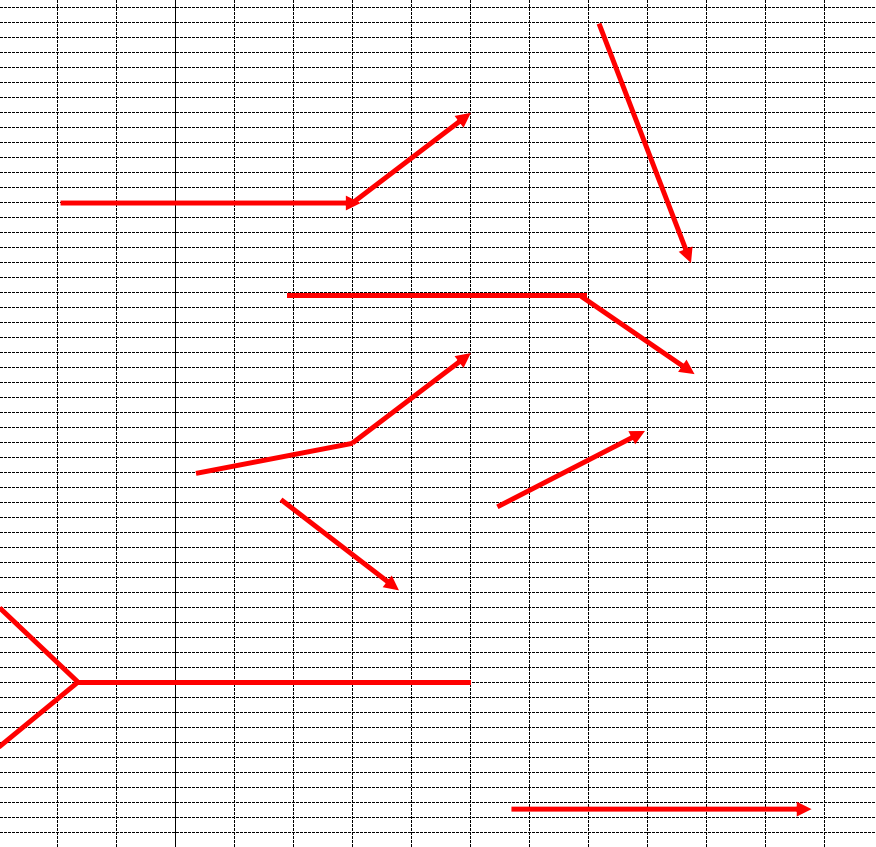
#> input picture 5.png, 876 x 847 px
$ python line.py
#> lines starting #> are read from the running program, lines starting #| are printed output that depends on the picture
import cv2
import numpy as np
from matplotlib import pyplot as plt

# 读取输入图片
new_image_path = '5.png'
img = cv2.imread(new_image_path)
#> img is the input picture: shape (847, 876, 3); mean B, G, R 235.1, 235.1, 239.7
# 将彩色图片灰度化
gray = cv2.cvtColor(img, cv2.COLOR_BGR2GRAY)
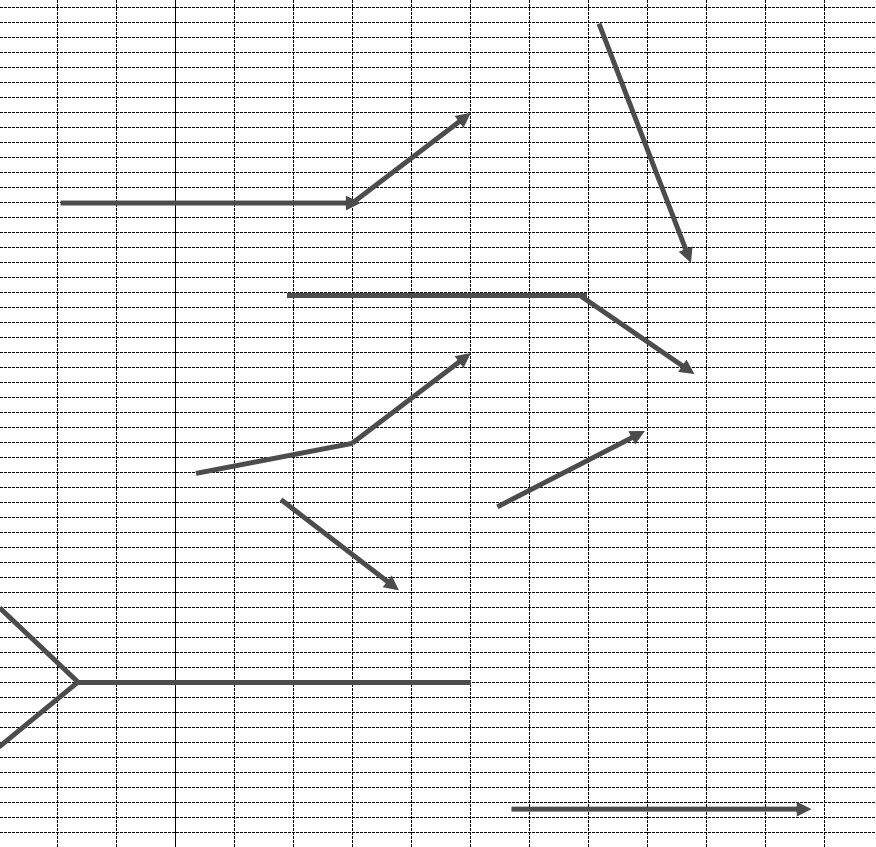
#> gray: shape (847, 876); min 0, max 255, mean 236.5
# 使用Canny边缘检测
edges = cv2.Canny(gray,50,200,apertureSize = 3)
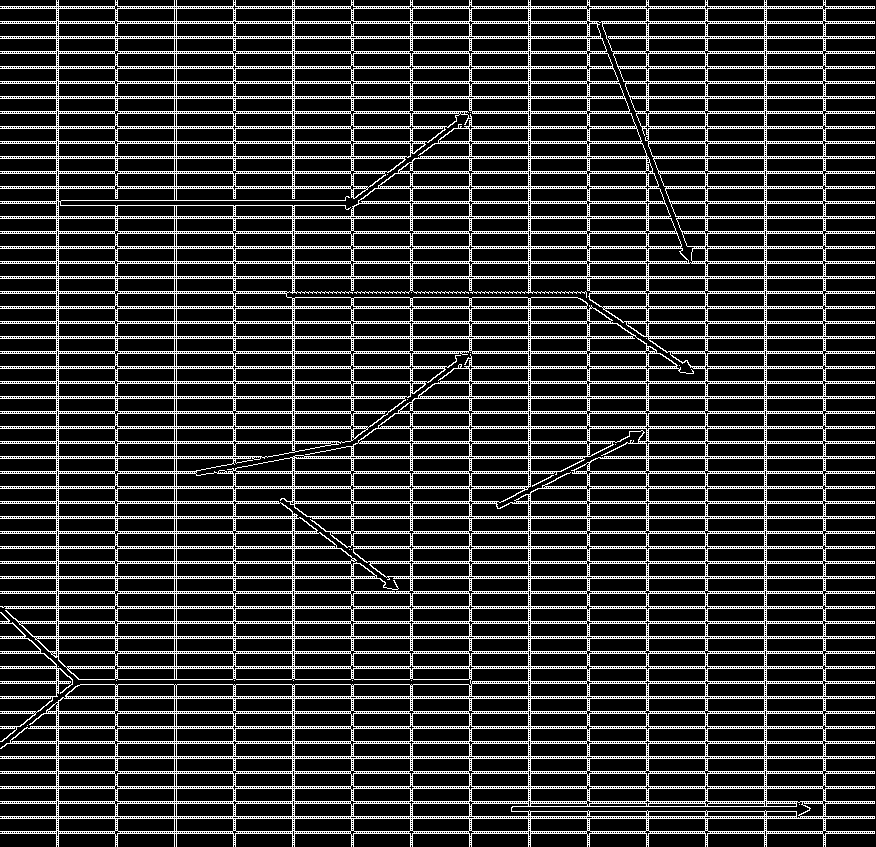
#> edges: shape (847, 876); 19.4% white in thin lines or dots
# 进行Hough_line直线检测
lines = cv2.HoughLinesP(edges,1,np.pi/180, 80, 30, 10)
#> lines = 2140 rows, first 6: [117, 68, 233, 68], [0, 323, 56, 323], [235, 441, 235, 428], [117, 173, 233, 173], [826, 411, 874, 411], [0, 81, 56, 81]

# 遍历每一条直线
for i in range(len(lines)):
	cv2.line(img,(lines[i, 0, 0],lines[i, 0, 1]), (lines[i, 0, 2],lines[i, 0, 3]), (0,255,0),2)
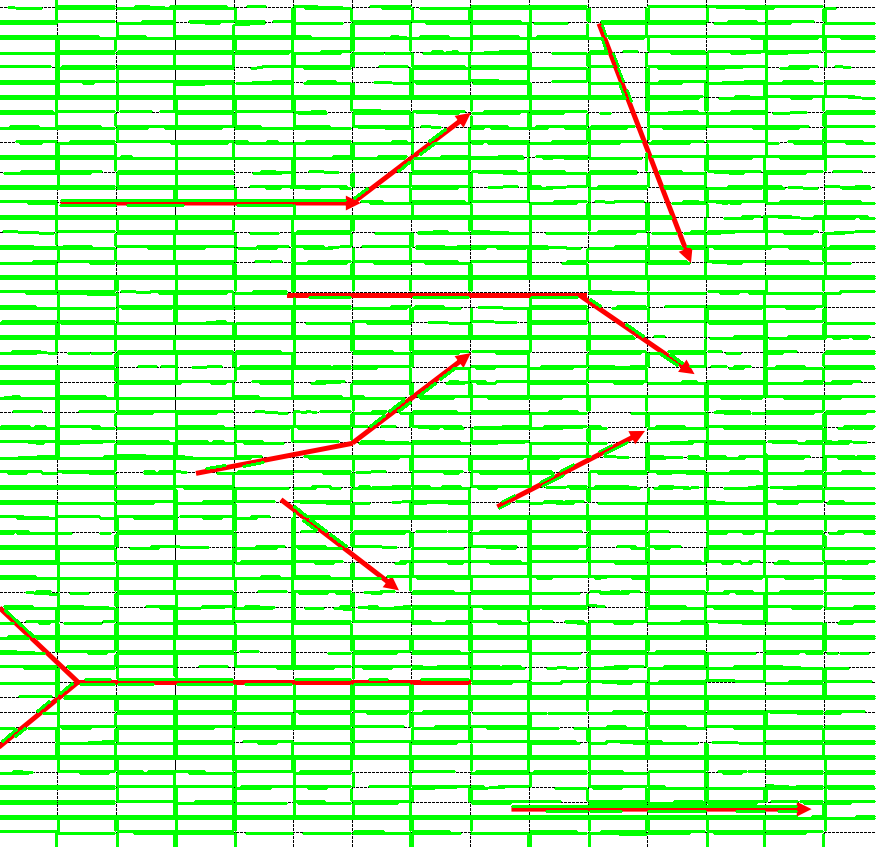
#> img: shape (847, 876, 3); mean B, G, R 175.1, 249.9, 178.5
# 保存结果
cv2.imwrite('result/detected_lines5.jpg', img)
cv2.imshow("result", img)
cv2.waitKey(0)

$ run again, with 2.png copied over 5.png
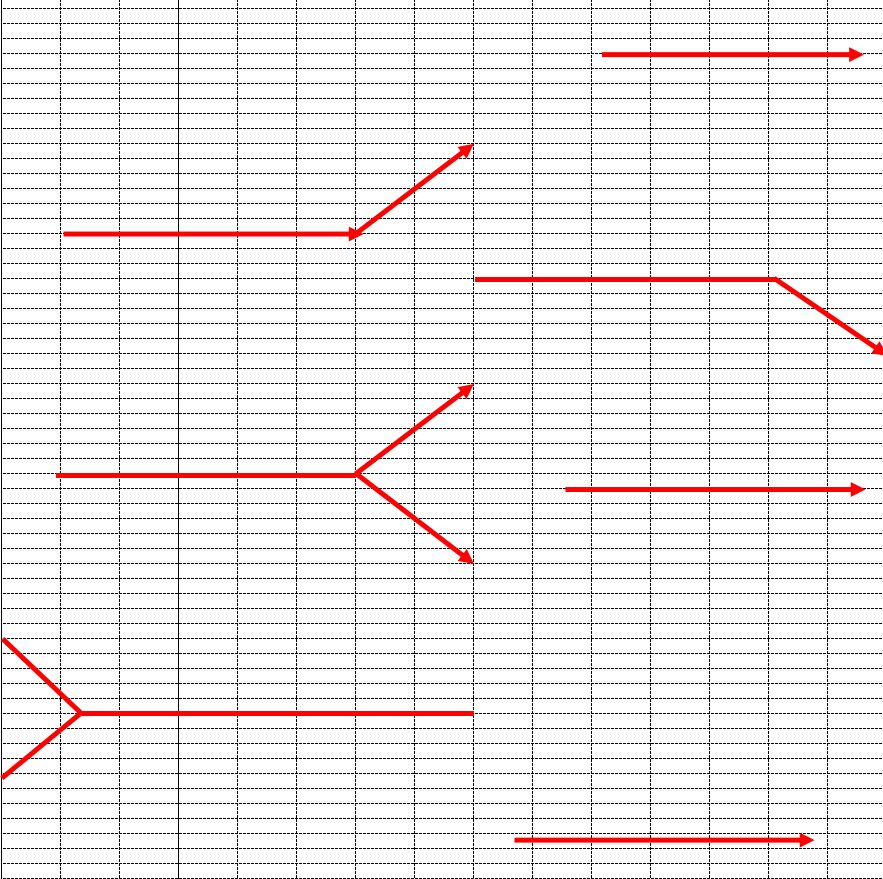
#> input picture 2.png, 883 x 879 px
#> img is the input picture: shape (879, 883, 3); mean B, G, R 234.7, 234.7, 239.5
#> `edges = cv2.Canny(gray,50,200,apertureSize = 3)`:
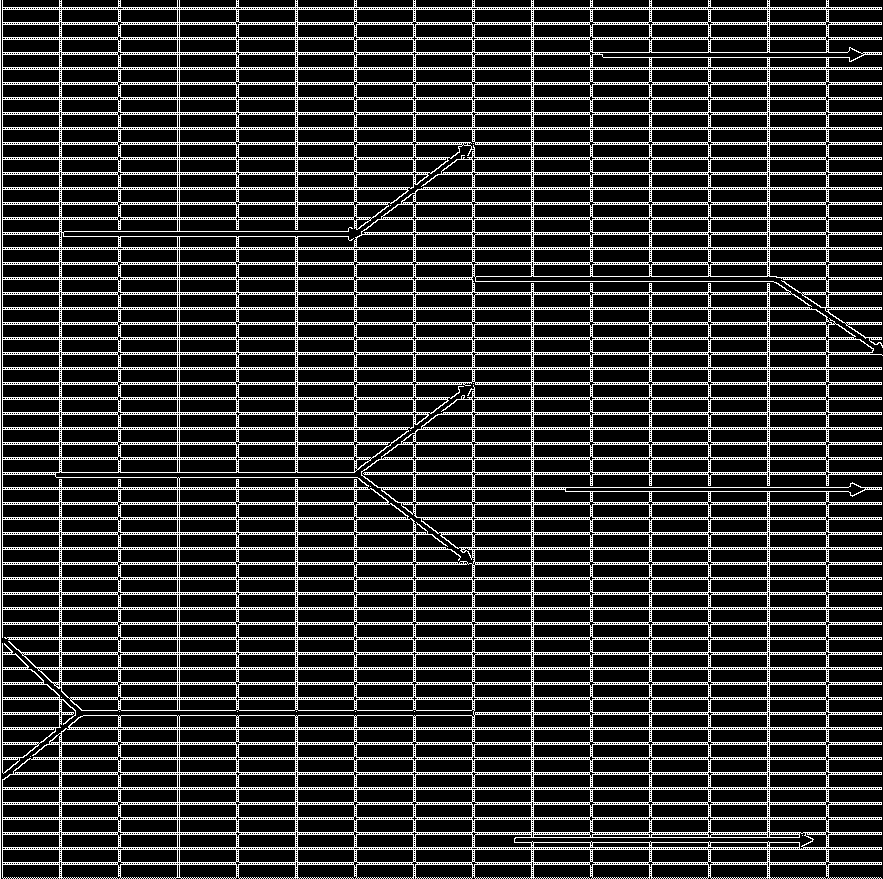
#> edges: shape (879, 883); 19.5% white in thin lines or dots
#> lines = 2083 rows, first 6: [121, 802, 235, 802], [297, 564, 353, 564], [67, 729, 881, 729], [769, 444, 825, 444], [2, 607, 881, 607], [2, 547, 445, 547]
#> after the loop `for i in range(len(lines)):`:
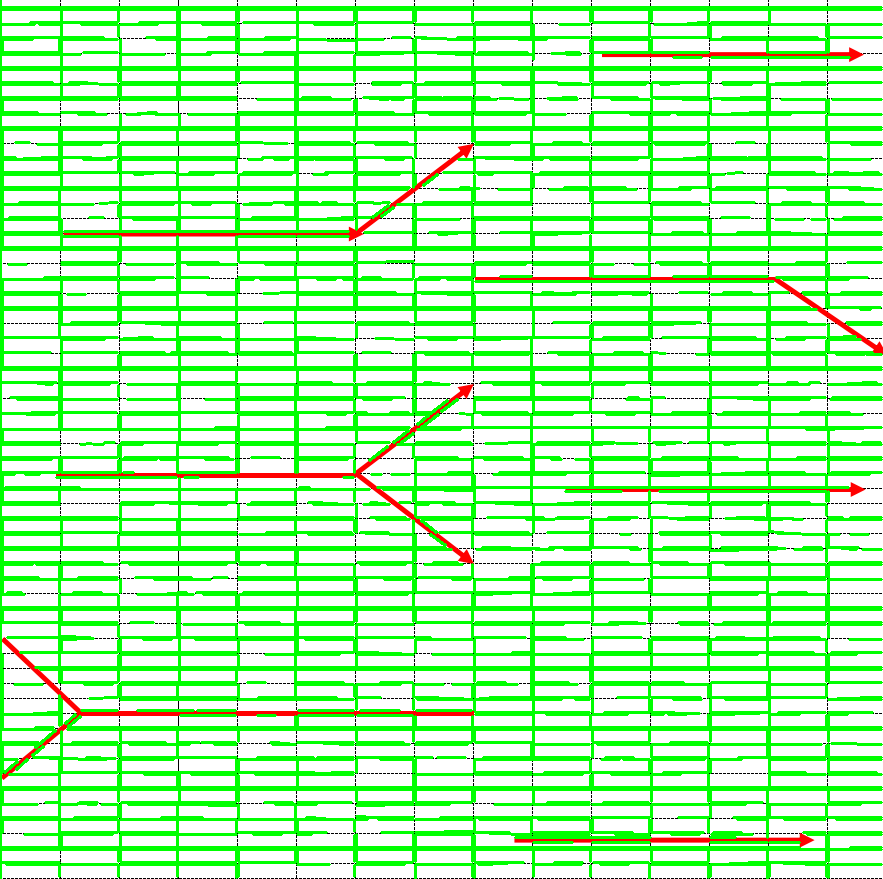
#> img: shape (879, 883, 3); mean B, G, R 173, 250.1, 176.2

$ run again, with 3.png copied over 5.png
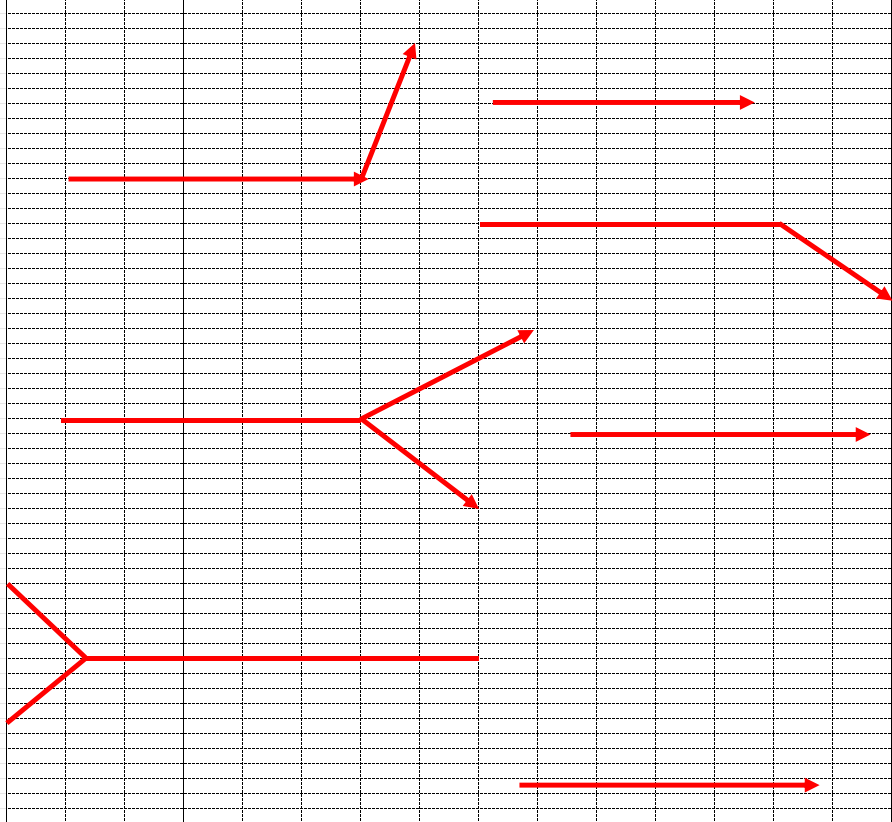
#> input picture 3.png, 892 x 822 px
#> img is the input picture: shape (822, 892, 3); mean B, G, R 234.4, 234.4, 239.7
#> `edges = cv2.Canny(gray,50,200,apertureSize = 3)`:
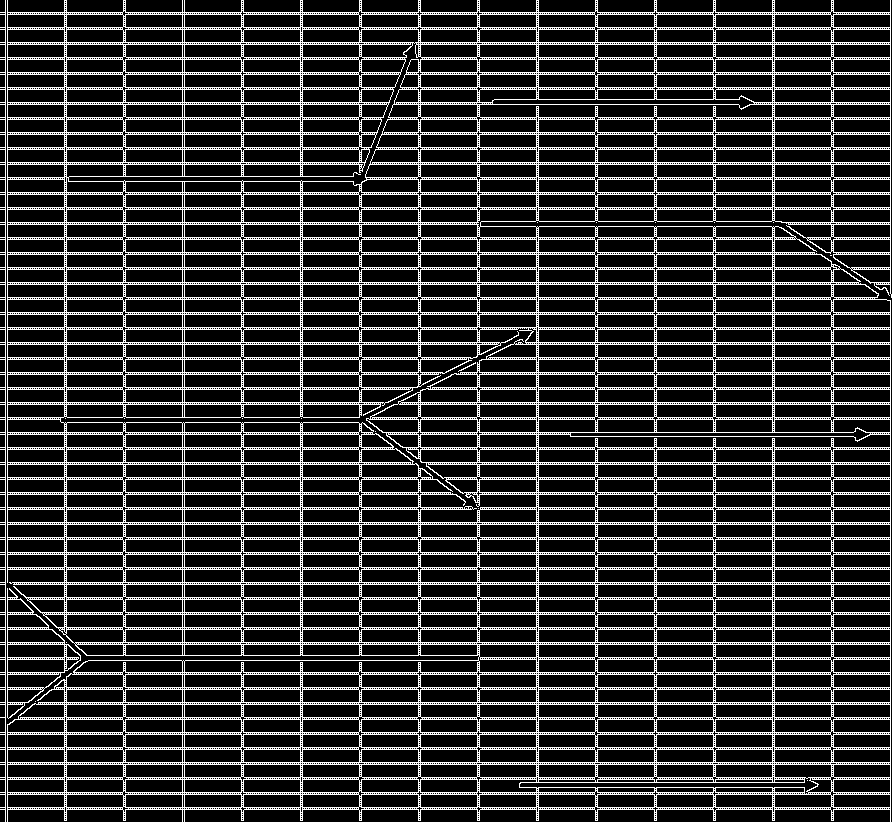
#> edges: shape (822, 892); 19.4% white in thin lines or dots
#> lines = 2069 rows, first 6: [7, 462, 410, 462], [13, 584, 890, 584], [7, 524, 890, 524], [7, 147, 64, 147], [361, 779, 418, 779], [480, 269, 536, 269]
#> after the loop `for i in range(len(lines)):`:
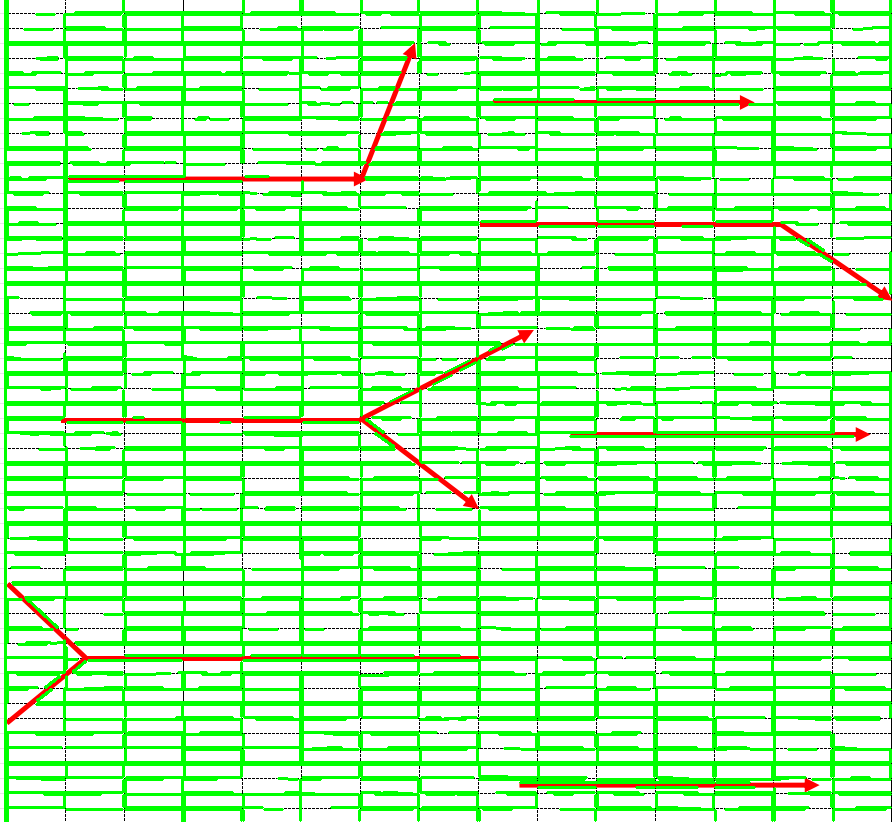
#> img: shape (822, 892, 3); mean B, G, R 173.7, 249.8, 177.2

$ run again, with 4.png copied over 5.png
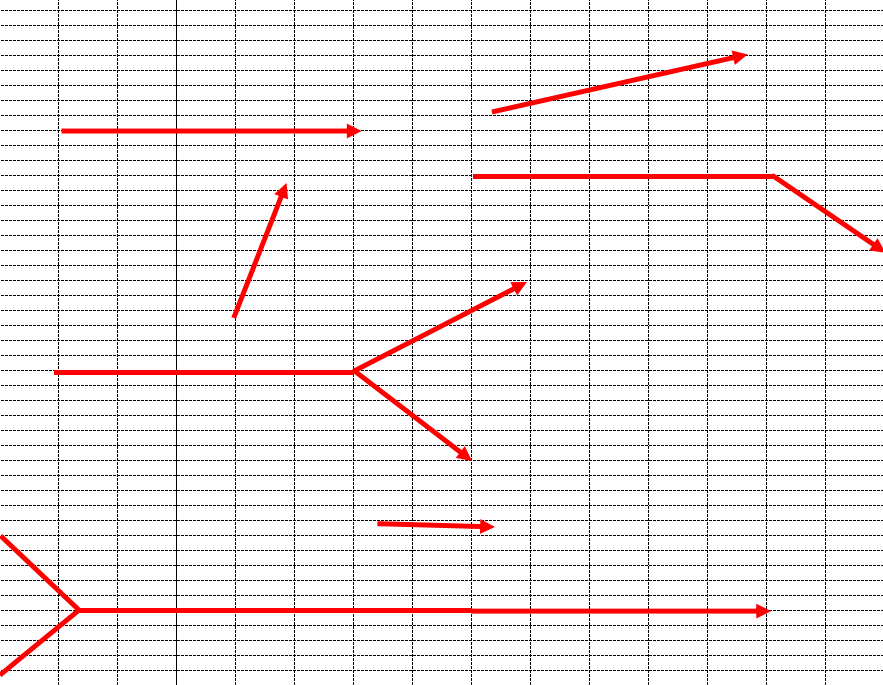
#> input picture 4.png, 883 x 685 px
#> img is the input picture: shape (685, 883, 3); mean B, G, R 234.2, 234.2, 240.2
#> `edges = cv2.Canny(gray,50,200,apertureSize = 3)`:
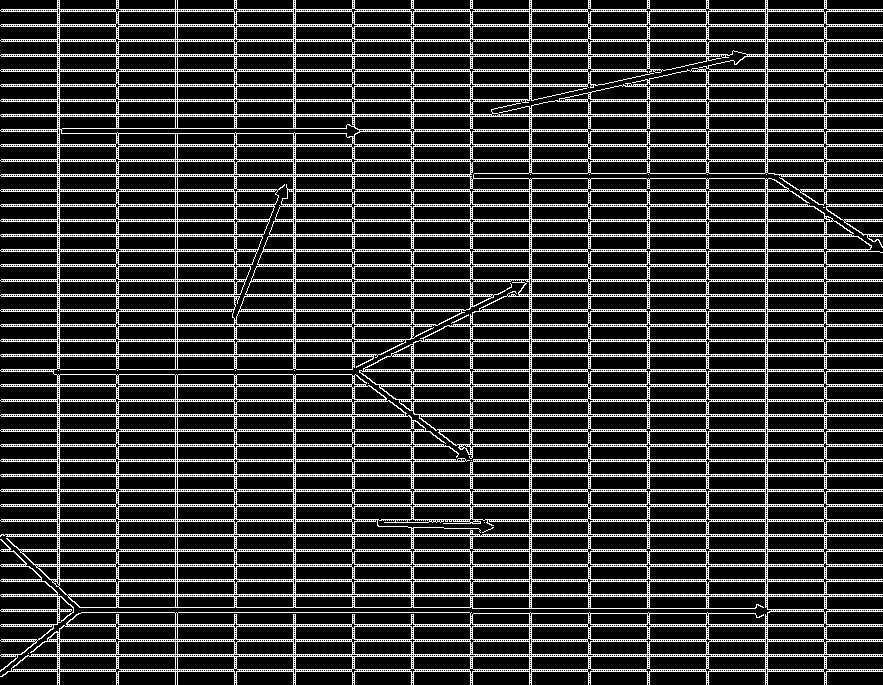
#> edges: shape (685, 883); 19.2% white in thin lines or dots
#> lines = 1698 rows, first 6: [1, 356, 373, 356], [381, 386, 411, 386], [826, 101, 882, 101], [708, 399, 765, 399], [413, 144, 470, 144], [767, 671, 823, 671]
#> after the loop `for i in range(len(lines)):`:
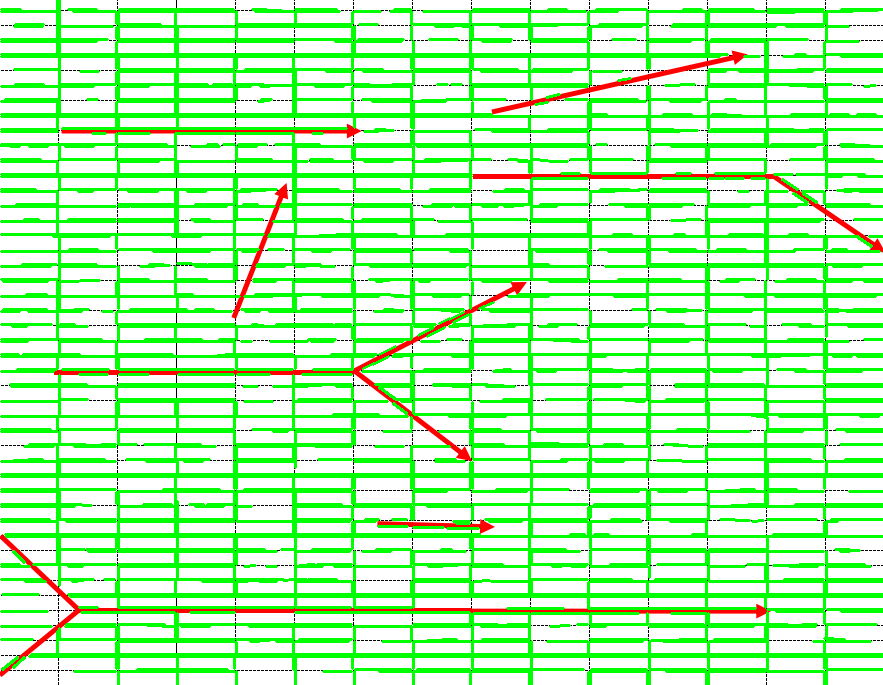
#> img: shape (685, 883, 3); mean B, G, R 175.5, 249.2, 179.7
